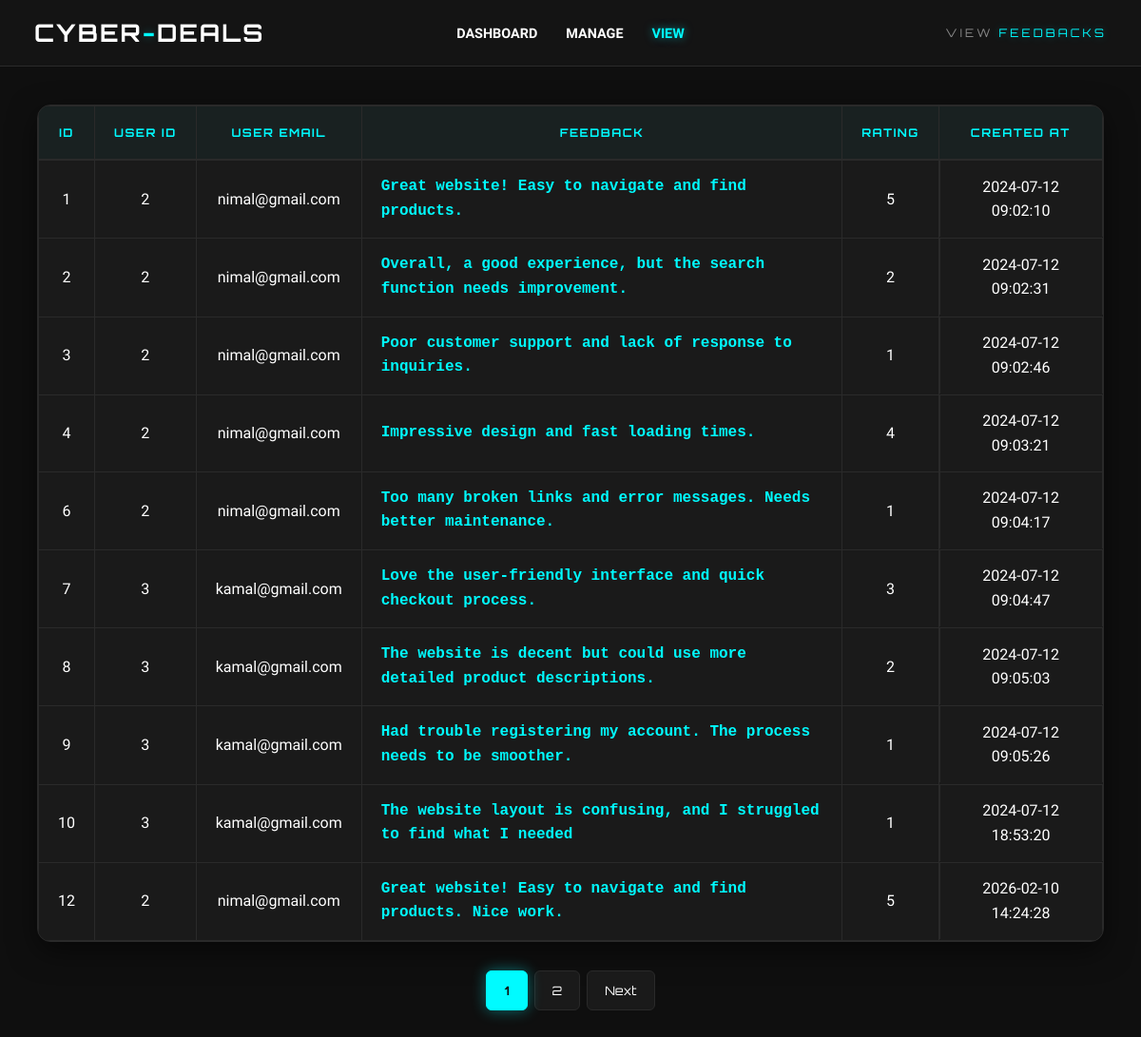
The page /public/processing/feedbacks/view_feedback.php on the database its author committed.
### tables this page shows
CREATE TABLE IF NOT EXISTS `feedbacks` (
  `id` int(11) NOT NULL AUTO_INCREMENT,
  `user_id` int(11) NOT NULL,
  `user_email` varchar(255) NOT NULL,
  `feedback` text NOT NULL,
  `rating` int(11) NOT NULL,
  `created_at` timestamp NULL DEFAULT CURRENT_TIMESTAMP,
  PRIMARY KEY (`id`),
  KEY `user_id` (`user_id`)
);

### app/models/Feedback.php (called while the page is built, shortened)
<?php
class Feedback {
    private $conn;
    private $table_name = "feedbacks";
    public function __construct($db) {
        $this->conn = $db;
    }
    public function readPaging($from_record_num, $records_per_page) {
        $query = "SELECT * FROM " . $this->table_name . " LIMIT ?, ?";
        $stmt = $this->conn->prepare($query);
        $stmt->bindParam(1, $from_record_num, PDO::PARAM_INT);
        $stmt->bindParam(2, $records_per_page, PDO::PARAM_INT);
        $stmt->execute();
        return $stmt;
    }
    public function count() {
        $query = "SELECT COUNT(*) as total_rows FROM " . $this->table_name;
        $stmt = $this->conn->prepare($query);
        $stmt->execute();
        $row = $stmt->fetch(PDO::FETCH_ASSOC);
        return $row['total_rows'];
    }
}
?>

### public/processing/feedbacks/view_feedback.php (the view, shortened to what this page needs)
<?php
$database = new Database();
$db = $database->getConnection();
$feedback = new Feedback($db);
$page = isset($_GET['page']) && is_numeric($_GET['page']) ? (int)$_GET['page'] : 1;
$records_per_page = 10;
$from_record_num = ($records_per_page * $page) - $records_per_page;
$stmt = $feedback->readPaging($from_record_num, $records_per_page);
$total_rows = $feedback->count();
$total_pages = ceil($total_rows / $records_per_page);
?>
<!DOCTYPE html>
<html lang="en">
<head>
    <link href="https://cdn.jsdelivr.net/npm/bootstrap@5.1.3/dist/css/bootstrap.min.css" rel="stylesheet">
    <link href="../../assets/css/staff/processing/feedback_view_manage.css" rel="stylesheet">
</head>
<body>
    <nav class="navbar">
        <div class="nav-content">
            <div class="brand-section">
                <a class="brand-name">CYBER<span class="green">-</span>DEALS</a>
            </div>
            <ul class="nav-links">
                <li><a href="../dashboard.php">Dashboard</a></li>
                <li><a href="manage_feedback.php">Manage</a></li>
                <li><a href="view_feedback.php" class="active">View</a></li>
            </ul>
            <div class="nav-title">VIEW <span class="green">FEEDBACKS</span></div>
        </div>
    </nav>
    <div class="container">
        <div class="main">
            <table class="table table-bordered align-middle">
                <thead>
                    <tr>
                        <th class="col-center">ID</th>
                        <th class="col-center">User ID</th>
                        <th class="col-center">User Email</th>
                        <th class="col-center">Feedback</th>
                        <th class="col-center">Rating</th>
                        <th class="col-center">Created At</th>
                    </tr>
                </thead>
                <tbody>
                    <?php while ($row = $stmt->fetch(PDO::FETCH_ASSOC)): ?>
                        <tr>
                            <td class="col-center"><?php echo htmlspecialchars($row['id']); ?></td>
                            <td class="col-center"><?php echo htmlspecialchars($row['user_id']); ?></td>
                            <td class="col-center"><?php echo htmlspecialchars($row['user_email']); ?></td>
                            <td class="col-start"><?php echo htmlspecialchars($row['feedback']); ?></td>
                            <td class="col-center"><?php echo htmlspecialchars($row['rating']); ?></td>
                            <td class="col-center"><?php echo htmlspecialchars($row['created_at']); ?></td>
                        </tr>
                    <?php endwhile; ?>
                </tbody>
            </table>
        </div>
        <?php if ($total_pages > 1): ?>
            <nav>
                <ul class="pagination justify-content-center">
                    <?php for ($i = 1; $i <= $total_pages; $i++): ?>
                        <li class="page-item <?= ($i === $page) ? 'active' : '' ?>">
                            <a class="page-link" href="?page=<?= $i ?>"><?= $i ?></a>
                        </li>
                    <?php endfor; ?>
                    <?php if ($page < $total_pages): ?>
                        <li class="page-item">
                            <a class="page-link" href="?page=<?= $page + 1 ?>">Next</a>
                        </li>
                    <?php endif; ?>
                </ul>
            </nav>
        <?php endif; ?>
    </div>
</body>
</html>

### public/assets/css/staff/processing/feedback_view_manage.css (style rules this page uses)
:root { --accent-green: #00fbff; --bg-deep: #0f0f0f; --bg-card: #1a1a1a; --bg-header: #141414; --border: #2a2a2a; --text-dim: #888; --text-main: #ffffff; --navbar-height: 70px; --radius-sm: 6px; --radius-md: 10px; --radius-lg: 14px; }
*, *::before, *::after { box-sizing: border-box; }
body { background-color: var(--bg-deep); color: var(--text-main); font-family: 'Rajdhani', sans-serif; margin: 0; line-height: 1.6; overflow-x: hidden; }
.green { color: var(--accent-green); text-shadow: 0 0 10px rgba(0, 251, 255, 0.3); }
.navbar { background-color: var(--bg-header); border-bottom: 1px solid var(--border); height: var(--navbar-height); position: fixed; top: 0; left: 0; width: 100%; z-index: 1002; display: flex; align-items: center; padding: 0; }
.nav-content { width: 94%; margin: 0 auto; display: grid; grid-template-columns: 1fr 2fr 1fr; align-items: center; }
.brand-section .brand-name { font-family: 'Orbitron', sans-serif; font-size: 1.6rem; letter-spacing: 2px; color: var(--text-main); text-decoration: none; font-weight: 700; }
.nav-links { display: flex; justify-content: center; gap: 30px; list-style: none; margin: 0; padding: 0; }
.nav-links a { color: var(--text-main); text-decoration: none; font-weight: 700; text-transform: uppercase; font-size: 0.9rem; transition: 0.3s; }
.nav-links a:hover, .nav-links a.active { color: var(--accent-green); text-shadow: 0 0 10px rgba(0, 251, 255, 0.5); }
.nav-title { justify-self: end; font-family: 'Orbitron', sans-serif; font-size: 0.75rem; letter-spacing: 3px; color: var(--text-dim); text-transform: uppercase; }
.container { max-width: 95.5%; margin-top: calc(var(--navbar-height) + 40px); padding-bottom: 50px; }
.main { background: var(--bg-card); border: 1px solid var(--border); border-radius: var(--radius-lg); box-shadow: 0 10px 30px rgba(0,0,0,0.5); overflow: hidden; margin-bottom: 30px; }
.table { margin-bottom: 0; color: var(--text-main); border-color: var(--border); }
.table thead th { background: rgba(0, 251, 255, 0.03); padding: 18px 20px; font-family: 'Orbitron', sans-serif; font-size: 0.75rem; color: var(--accent-green); text-transform: uppercase; border-bottom: 2px solid var(--border); letter-spacing: 1.5px; white-space: nowrap; }
.table thead th.col-center { text-align: center; }
.table tbody td { padding: 15px 20px; border-bottom: 1px solid var(--border); vertical-align: middle; background: transparent; color: var(--text-main); }
.table tbody td.col-center { text-align: center; }
.table tbody tr { transition: 0.4s; }
.table td.col-center:last-child { display: flex; gap: 10px; justify-content: center; align-items: center; height: 80px; border-bottom: none; }
.table td { height: 1px; }
.table td:nth-child(4), .table td:nth-child(7) { font-family: monospace; font-weight: bold; color: var(--accent-green); }
.pagination { margin-top: 20px; gap: 8px; }
.page-link { background-color: var(--bg-card); border: 1px solid var(--border); color: var(--text-main); padding: 10px 18px; font-family: 'Orbitron', sans-serif; font-size: 0.8rem; border-radius: var(--radius-sm) !important; transition: 0.3s; }
.page-item.active .page-link { background-color: var(--accent-green); border-color: var(--accent-green); color: var(--bg-deep); font-weight: bold; box-shadow: 0 0 15px rgba(0, 251, 255, 0.4); }

### rows shown on the page
feedbacks: id "1", user "2", user_email "nimal@gmail.com", feedback "Great website! Easy to navigate and find products.", rating "5", created_at "2024-07-12 09:02:10"
feedbacks: id "2", user "2", user_email "nimal@gmail.com", feedback "Overall, a good experience, but the search function needs improvement.", rating "2", created_at "2024-07-12 09:02:31"
feedbacks: id "3", user "2", user_email "nimal@gmail.com", feedback "Poor customer support and lack of response to inquiries.", rating "1", created_at "2024-07-12 09:02:46"
feedbacks: id "4", user "2", user_email "nimal@gmail.com", feedback "Impressive design and fast loading times.", rating "4", created_at "2024-07-12 09:03:21"
feedbacks: id "6", user "2", user_email "nimal@gmail.com", feedback "Too many broken links and error messages. Needs better maintenance.", rating "1", created_at "2024-07-12 09:04:17"
feedbacks: id "7", user "3", user_email "kamal@gmail.com", feedback "Love the user-friendly interface and quick checkout process.", rating "3", created_at "2024-07-12 09:04:47"
feedbacks: id "8", user "3", user_email "kamal@gmail.com", feedback "The website is decent but could use more detailed product descriptions.", rating "2", created_at "2024-07-12 09:05:03"
feedbacks: id "9", user "3", user_email "kamal@gmail.com", feedback "Had trouble registering my account. The process needs to be smoother.", rating "1", created_at "2024-07-12 09:05:26"
feedbacks: id "10", user "3", user_email "kamal@gmail.com", feedback "The website layout is confusing, and I struggled to find what I needed", rating "1", created_at "2024-07-12 18:53:20"
feedbacks: id "12", user "2", user_email "nimal@gmail.com", feedback "Great website! Easy to navigate and find products. Nice work.", rating "5", created_at "2026-02-10 14:24:28"
